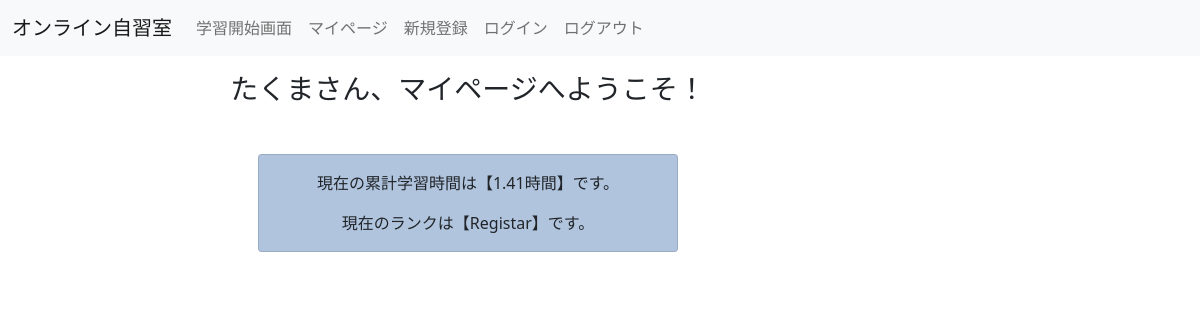
Before: /mypage (signed in) with the older database file.
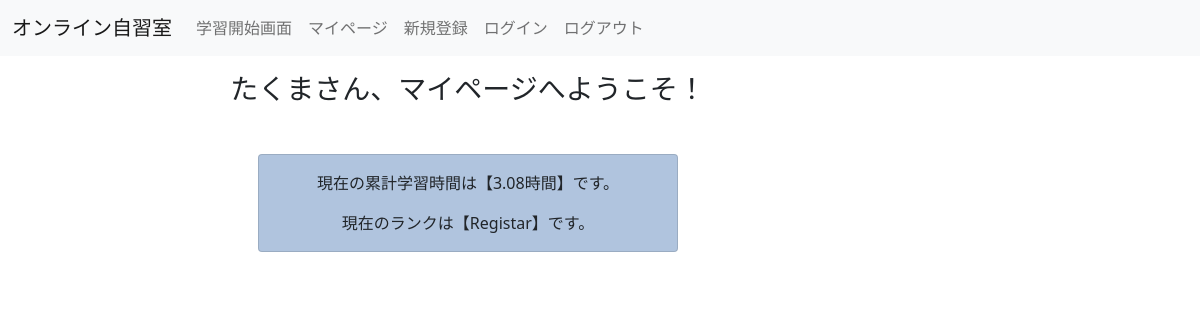
After: the same page with the newer database file.
### app.py (models this page shows)
class User(UserMixin, db.Model):
    id = db.Column(db.Integer, primary_key = True)
    username = db.Column(db.String(30), nullable = False)
    password = db.Column(db.String(20), nullable = False)
    total = db.Column(db.Integer, nullable = False)

### app.py (the view)
@app.route('/mypage')
@login_required
def mypage():
    rank = 'Registar'
    if current_user.total>=50:
        rank = 'Begineer'
    elif current_user.total >= 100:
        rank = 'Intermediate'
    elif current_user.total >= 200:
        rank = 'Advanced'
    elif current_user.total >= 300:
        rank = 'Expert'
    elif current_user.total >= 400:
        rank = 'Master'
    elif current_user.total >= 500:
        rank = 'Grandmaster'
    return render_template("mypage.html", user = current_user, rank = rank)

### app.py (called while the page is built)
@login_manager.user_loader
def load_user(user_id):
    return User.query.get(int(user_id))

### templates/mypage.html (shortened to what this page needs)
{% extends 'base.html' %}
{% block body %}
<div class="my-3 mx-5" style = "width:70%; text-align:center;">
    <h3>{{ user.username}}さん、マイページへようこそ！</h3>
    <div class="card w-50 my-5" style="margin: auto; background-color: #b0c4de;">
        <div class="card-body">
        <p class="card-text">現在の累計学習時間は【{{ user.total }}時間】です。</p>
        <p class="card-text">現在のランクは【{{ rank }}】です。</p>
        </div>
    </div>
</div>
{% endblock %}

Changed rows visible on the page:
changed User "たくま": total "1.41" → "3.08"
